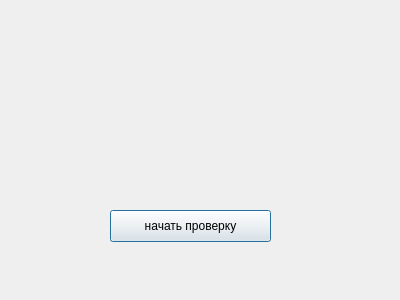
<?xml version="1.0" encoding="UTF-8"?>
<ui version="4.0">
 <class>timeoutwindow</class>
 <widget class="QDialog" name="timeoutwindow">
  <property name="geometry">
   <rect>
    <x>0</x>
    <y>0</y>
    <width>400</width>
    <height>300</height>
   </rect>
  </property>
  <property name="windowTitle">
   <string>Dialog</string>
  </property>
  <widget class="QPushButton" name="pushButton">
   <property name="geometry">
    <rect>
     <x>110</x>
     <y>210</y>
     <width>161</width>
     <height>32</height>
    </rect>
   </property>
   <property name="text">
    <string>начать проверку</string>
   </property>
  </widget>
  <widget class="QWidget" name="verticalLayoutWidget">
   <property name="geometry">
    <rect>
     <x>110</x>
     <y>50</y>
     <width>160</width>
     <height>80</height>
    </rect>
   </property>
   <layout class="QVBoxLayout" name="verticalLayout"/>
  </widget>
 </widget>
 <resources/>
 <connections/>
</ui>
